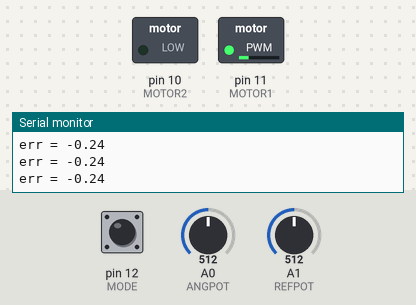
Bench run of a sketch on a simulated Arduino Uno, built with avr-gcc and run on an emulated ATmega328P. Shown: switched loads named in the sketch (green lamp = pin HIGH), the last lines printed to the serial monitor. Inputs (shaded band) come from the test bench; at power-on: A1 (REFPOT) = 512, A0 (ANGPOT) = 512, pin 12 (MODE) HIGH.

Above: at 1.2 s.
1.3 s: A1 (REFPOT) set to 716
At 1.7 s:
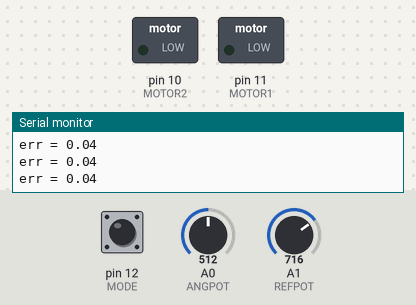
4.3 s: A0 (ANGPOT) set to 716
At 4.6 s:
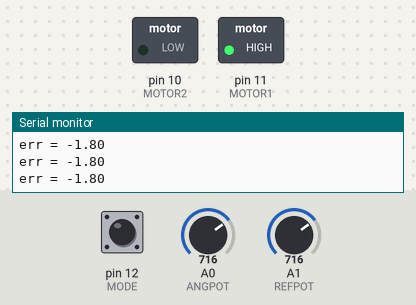
5.8 s: pin 12 (MODE) pulled LOW for 0.15 s
At 6.9 s:
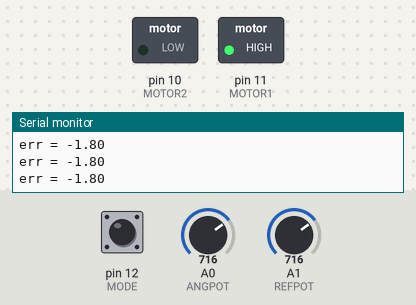
7.4 s: A0 (ANGPOT) set to 511
At 7.53 s:
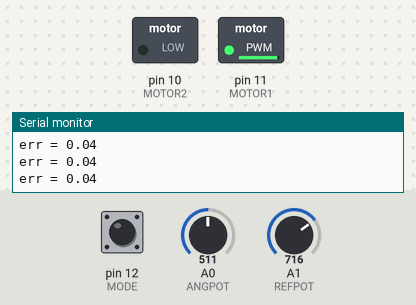
10.4 s: A1 (REFPOT) set to 900
At 10.6 s:
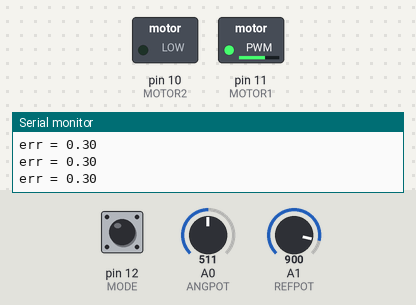
13.4 s: A1 (REFPOT) set to 1023
Timing chart, 0 to 20.4 s (numbered marks = the images above; inputs shaded):
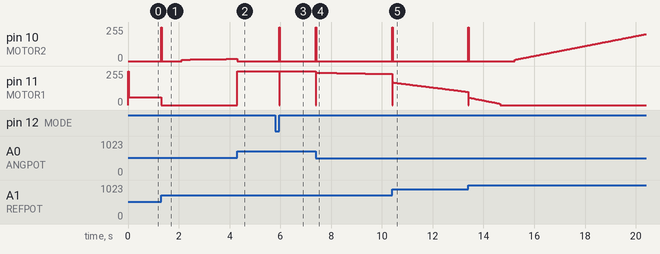

Measured:
- after the input at 1.3 s, pin 11 (MOTOR1): 60/255 → 0/255 at once
- after the input at 4.3 s, pin 11 (MOTOR1): 0/255 → 255/255 at once
- after the input at 5.8 s, pin 10 (MOTOR2): 0/255 → 255/255 after 0.15 s, → 0/255 0.01 s later; pin 11 (MOTOR1): 255/255 → 0/255 after 0.15 s, → 255/255 0.01 s later
- after the input at 7.4 s, pin 10 (MOTOR2): 0/255 → 255/255 at once, → 0/255 0.01 s later
- after the input at 10.4 s, pin 10 (MOTOR2): 0/255 → 255/255 at once, → 0/255 0.01 s later

The sketch:

invpendulum.ino
```cpp
//INVERTED PENDULUM. BY TOBIAS SCALA.

//Define Pins and Stuff.
#define MODE 12 //switch of the board (to select the pendulum mode).
#define MOTOR1 11
#define MOTOR2 10
#define REFPOT A1 //potenciometer of the board (to set a reference in equilibrist mode).
#define ANGPOT A0 //potenciometer of the pendulum (to measure the angle).

//Enumerations
enum {OSCILAT, EQUILIB};

//Functions.
int PIDcontroller(const double Kp, const double Ki, const double Kd);

//Global Variables and Constants.
const unsigned int T = 10; //sample period (millis).
double err; //error (ref - pendpot).
unsigned long cnt = 0;

void setup() {
  pinMode(MOTOR1, OUTPUT);
  pinMode(MOTOR2, OUTPUT);
  pinMode(MODE, INPUT);

  Serial.begin(9600);
}

void loop() {
  bool mode; //inverted pendulum mode (0 -> oscilation, 1 -> equilibrist)
  double ref; //reference (set point).
  double ang; //angle of the inv pendulum (input).
  int pwm; //signal to the motors (output).

  static unsigned long nT = 0; //distret time (millis).
  unsigned long t = millis(); //current time (millis).
  if(t - nT >= T) {
    nT = t;

//    if(cnt > 500) {
    mode = digitalRead(MODE);
    if (mode == OSCILAT)
      ref = 0;
    else if (mode == EQUILIB)
      ref = (double)(analogRead(REFPOT) - 512)/732; //reference normalized ([-0.7, 0.7] approx).
    ang = (double)(analogRead(ANGPOT) - 485)/111; //angle normalized ([-1, 1] approx).
    err = ref - ang;

    if (mode == OSCILAT)
      pwm = PIDcontroller(160,800,100);
    else if (mode == EQUILIB) {
      if (ref > -0.05 && ref < 0.05)
        pwm = PIDcontroller(250,0,70);
      else
        pwm = PIDcontroller(250,100,80);
    }

    if (pwm > 255)
      pwm = 255;
    else if (pwm < -255)
      pwm = -255;
    if (pwm > 10) {
      analogWrite(MOTOR1, 0);
      analogWrite(MOTOR2, pwm);
    }
    else if (pwm < -10) {
      analogWrite(MOTOR1, -pwm);
      analogWrite(MOTOR2, 0);
    }
    else {
      analogWrite(MOTOR1, 0);
      analogWrite(MOTOR2, 0);
    }

    Serial.print("err = ");
    Serial.println(err);
//    Serial.print("pwm = ");
//    Serial.println(pwm);
//    Serial.print("ref = ");
//    Serial.println(ref);
//    Serial.print("ang = ");
//    Serial.println(ang);
//    if(cnt < 1501) {
//      cnt++;
//      Serial.print(ang);
//      Serial.print(',');
//    }
//    }
//    else
//    cnt++;
  }
}

int PIDcontroller(const double Kp, const double Ki, const double Kd) {
  double P; //output from the proportional controller.
  double I; //output from the integrative controller.
  double D; //output from the derivative controller.
  static double lasterr = 0; //last error (e(n-1)).
  static double lastI = 0; //last output from the integrative controller (I(n-1)).

  if (Ki == 0)
    lastI = 0; //empty the control I when it is not being used.

  //Proportional Controller.
  P = Kp*err;
  //Integrative Controller.
  I = lastI + Ki*T*(err + lasterr)/(2*1000);
  //Derivative Controller.
  D = Kd*1000*(err - lasterr)/T;

  //avoiding windup.
  if (I > 255)
    I = 255;
  else if (I < -255)
    I = -255;

//  Serial.print("P = ");
//  Serial.println(P);
//  Serial.print("I = ");
//  Serial.println(I);
//  Serial.print("D = ");
//  Serial.println(D);

  lasterr = err;
  lastI = I;

  return P + I + D;
}

//void loop() {
//  unsigned int pwm = analogRead(ANGPOT);
//  pwm = map(pwm,0,1023,0,255);
//  analogWrite(MOTOR2, pwm);
//}
```
